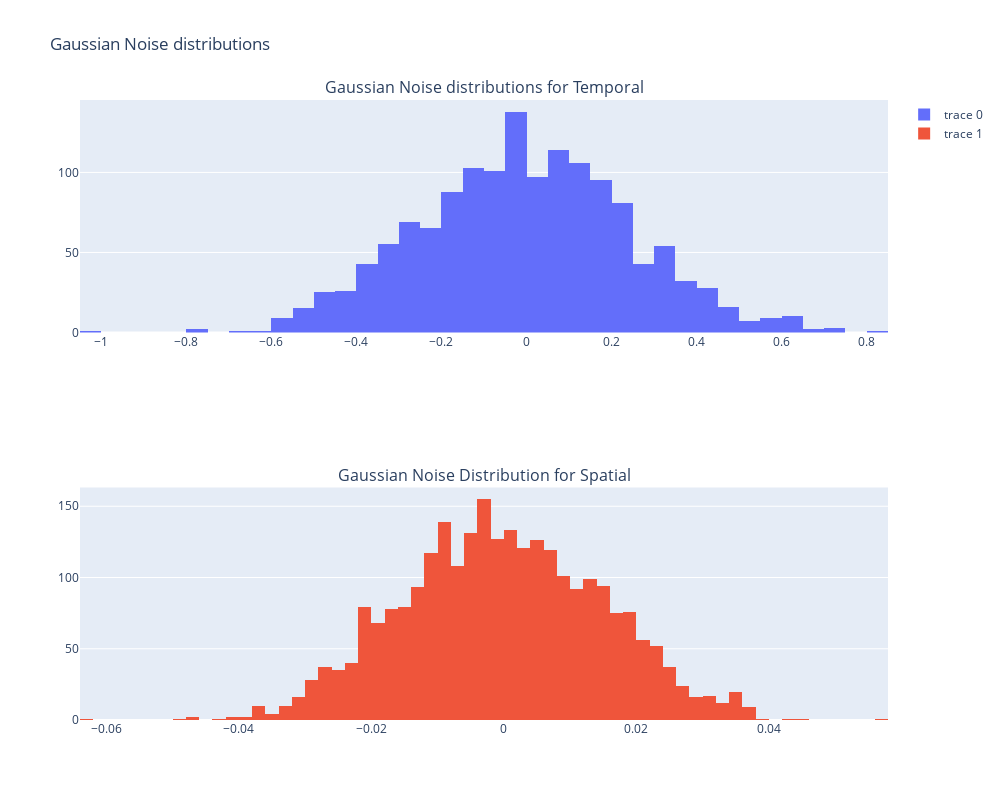

Source (notebook cell):
### Code cell
fig = make_subplots(rows=3, cols=1, subplot_titles=["Gaussian Noise distributions for Temporal", "Gaussian Noise Distribution for Spatial"])

fig.add_trace(go.Histogram(x=gamma_t.reshape(1, np.product(gamma_t.shape))[0]), row=1, col=1)
fig.add_trace(go.Histogram(x=gamma_s.reshape(1, np.product(gamma_s.shape))[0]), row=2, col=1)
fig.add_trace(go.Histogram(x=gamma_v.reshape(1, np.product(gamma_v.shape))[0]), row=3, col=1)

fig.update_layout(height=900, width=1000, title_text="Gaussian Noise distributions")
fig.show()

### Figure 1 — Plotly figure (JSON) as saved in the notebook; plotly's stock layout.template omitted (floating-point values rounded to 4 significant figures; data arrays with more than 128 entries replaced by an {"elided": "..."} marker saying what was removed)
{"data": [{"type": "histogram", "x": {"elided": "1440 float values"}, "xaxis": "x", "yaxis": "y"}, {"type": "histogram", "x": {"elided": "2646 float values"}, "xaxis": "x2", "yaxis": "y2"}], "layout": {"annotations": [{"font": {"size": 16}, "showarrow": false, "text": "Gaussian Noise distributions for Temporal", "x": 0.5, "xanchor": "center", "xref": "paper", "y": 1, "yanchor": "bottom", "yref": "paper"}, {"font": {"size": 16}, "showarrow": false, "text": "Gaussian Noise Distribution for Spatial", "x": 0.5, "xanchor": "center", "xref": "paper", "y": 0.375, "yanchor": "bottom", "yref": "paper"}], "height": 800, "title": {"text": "Gaussian Noise distributions"}, "width": 1000, "xaxis": {"anchor": "y", "domain": [0, 1]}, "xaxis2": {"anchor": "y2", "domain": [0, 1]}, "yaxis": {"anchor": "x", "domain": [0.625, 1]}, "yaxis2": {"anchor": "x2", "domain": [0, 0.375]}}}
